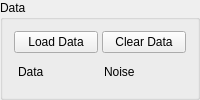
         <widget class="QGroupBox" name="DataGroup">
          <property name="title">
           <string>Data</string>
          </property>
          <layout class="QGridLayout" name="dataGrid">
           <property name="spacing">
            <number>4</number>
           </property>
           <item row="0" column="0">
            <widget class="QPushButton" name="LoadPDATButton">
             <property name="toolTip">
              <string>Load a 1-D transient dataset through PyMORGAN's loader registry</string>
             </property>
             <property name="text">
              <string>Load Data</string>
             </property>
            </widget>
           </item>
           <item row="0" column="1">
            <widget class="QPushButton" name="ClearDataButton">
             <property name="toolTip">
              <string>Unload the current dataset and clear every plot</string>
             </property>
             <property name="text">
              <string>Clear Data</string>
             </property>
            </widget>
           </item>
           <item row="1" column="0" colspan="2">
            <layout class="QHBoxLayout" name="lampRow">
             <property name="spacing">
              <number>4</number>
             </property>
             <item>
              <widget class="LEDIndicator" name="DataLoadedLamp" native="true"/>
             </item>
             <item>
              <widget class="QLabel" name="DataLoadedLampLabel">
               <property name="text">
                <string>Data</string>
               </property>
              </widget>
             </item>
             <item>
              <spacer name="lampSpacer">
               <property name="orientation">
                <enum>Qt::Orientation::Horizontal</enum>
               </property>
               <property name="sizeHint" stdset="0">
                <size>
                 <width>10</width>
                 <height>10</height>
                </size>
               </property>
              </spacer>
             </item>
             <item>
              <widget class="LEDIndicator" name="NoiseLoadedLamp" native="true">
               <property name="toolTip">
                <string>Lit when the dataset carries per-point noise: a sibling .pdatn file, or single scans. Required for a weighted (reduced chi-squared) fit.</string>
               </property>
              </widget>
             </item>
             <item>
              <widget class="QLabel" name="NoiseLoadedLampLabel">
               <property name="toolTip">
                <string>Lit when the dataset carries per-point noise (.pdatn or single scans)</string>
               </property>
               <property name="text">
                <string>Noise</string>
               </property>
              </widget>
             </item>
             <item>
              <spacer name="lampSpacer2">
               <property name="orientation">
                <enum>Qt::Orientation::Horizontal</enum>
               </property>
               <property name="sizeHint" stdset="0">
                <size>
                 <width>10</width>
                 <height>10</height>
                </size>
               </property>
              </spacer>
             </item>
            </layout>
           </item>
          </layout>
         </widget>
